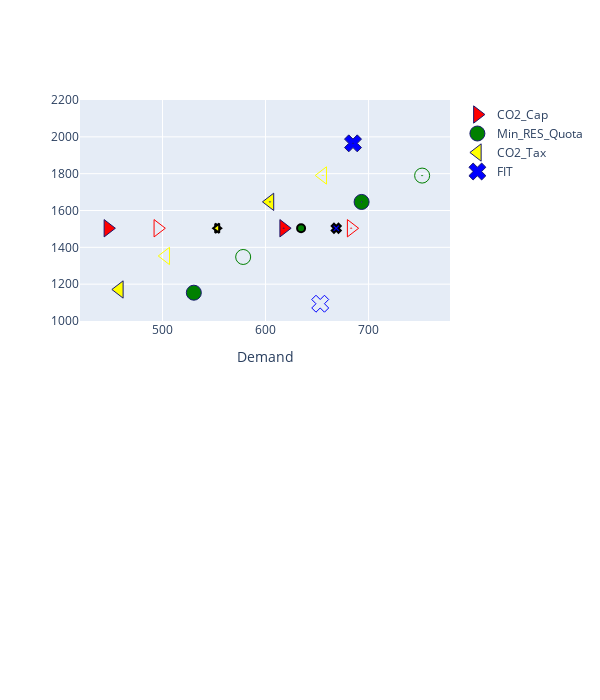

Write notebook code for a chart like this one.
### Code cell
fig.update_layout(height=700, width=600)

fig.update_yaxes(range=[1000,2200])
fig.show()

### Figure 1 — Plotly figure (JSON) as saved in the notebook; plotly's stock layout.template omitted (floating-point values rounded to 4 significant figures)
{"data": [{"hovertemplate": "name: %{y}%{x}<br>number: %{marker.symbol}<extra></extra>", "marker": {"color": "red", "line": {"color": "midnightblue", "width": 1}, "size": 15, "symbol": [8, 108, 208, 308]}, "mode": "markers", "name": "CO2_Cap", "showlegend": true, "type": "scatter", "x": [447.0, 495.5, 617.6, 683.1], "y": [1504.0, 1504.0, 1504.0, 1504.0]}, {"hovertemplate": "name: %{y}%{x}<br>number: %{marker.symbol}<extra></extra>", "marker": {"color": "green", "line": {"color": "midnightblue", "width": 1}, "size": 15, "symbol": [0, 100, 200, 300]}, "mode": "markers", "name": "Min_RES_Quota", "showlegend": true, "type": "scatter", "x": [530.4, 578.3, 693.2, 752.0], "y": [1154.0, 1348.0, 1646.0, 1790.0]}, {"hovertemplate": "name: %{y}%{x}<br>number: %{marker.symbol}<extra></extra>", "marker": {"color": "yellow", "line": {"color": "midnightblue", "width": 1}, "size": 15, "symbol": [7, 107, 207, 307]}, "mode": "markers", "name": "CO2_Tax", "showlegend": true, "type": "scatter", "x": [458.2, 503.2, 604.3, 655.5], "y": [1171.0, 1353.0, 1647.0, 1790.0]}, {"hovertemplate": "name: %{y}%{x}<br>number: %{marker.symbol}<extra></extra>", "marker": {"color": "blue", "line": {"color": "midnightblue", "width": 1}, "size": 15, "symbol": [4, 104, 204, 304]}, "mode": "markers", "name": "FIT", "showlegend": true, "type": "scatter", "x": [639.5, 653.1, 684.9, 701.6], "y": [772.5, 1094.0, 1965.0, 2508.0]}, {"marker": {"color": "red", "line": {"color": "black", "width": 2}, "size": 8, "symbol": [8, 108, 208, 308]}, "mode": "markers", "name": "CO2_Cap", "showlegend": false, "type": "scatter", "x": [553.1], "y": [1504.0]}, {"marker": {"color": "green", "line": {"color": "black", "width": 2}, "size": 8, "symbol": [0, 100, 200, 300]}, "mode": "markers", "name": "Min_RES_Quota", "showlegend": false, "type": "scatter", "x": [634.5], "y": [1503.0]}, {"marker": {"color": "yellow", "line": {"color": "black", "width": 2}, "size": 8, "symbol": [7, 107, 207, 307]}, "mode": "markers", "name": "CO2_Tax", "showlegend": false, "type": "scatter", "x": [553.1], "y": [1504.0]}, {"marker": {"color": "blue", "line": {"color": "black", "width": 2}, "size": 8, "symbol": [4, 104, 204, 304]}, "mode": "markers", "name": "FIT", "showlegend": false, "type": "scatter", "x": [668.6], "y": [1504.0]}], "layout": {"height": 700, "width": 600, "xaxis": {"anchor": "y", "domain": [0.0, 1.0], "title": {"text": "Demand"}}, "xaxis2": {"anchor": "y2", "domain": [0.0, 1.0], "title": {"text": "Demand"}}, "yaxis": {"anchor": "x", "domain": [0.575, 1.0], "range": [1000, 2200]}, "yaxis2": {"anchor": "x2", "domain": [0.0, 0.425], "range": [1000, 2200]}}}
